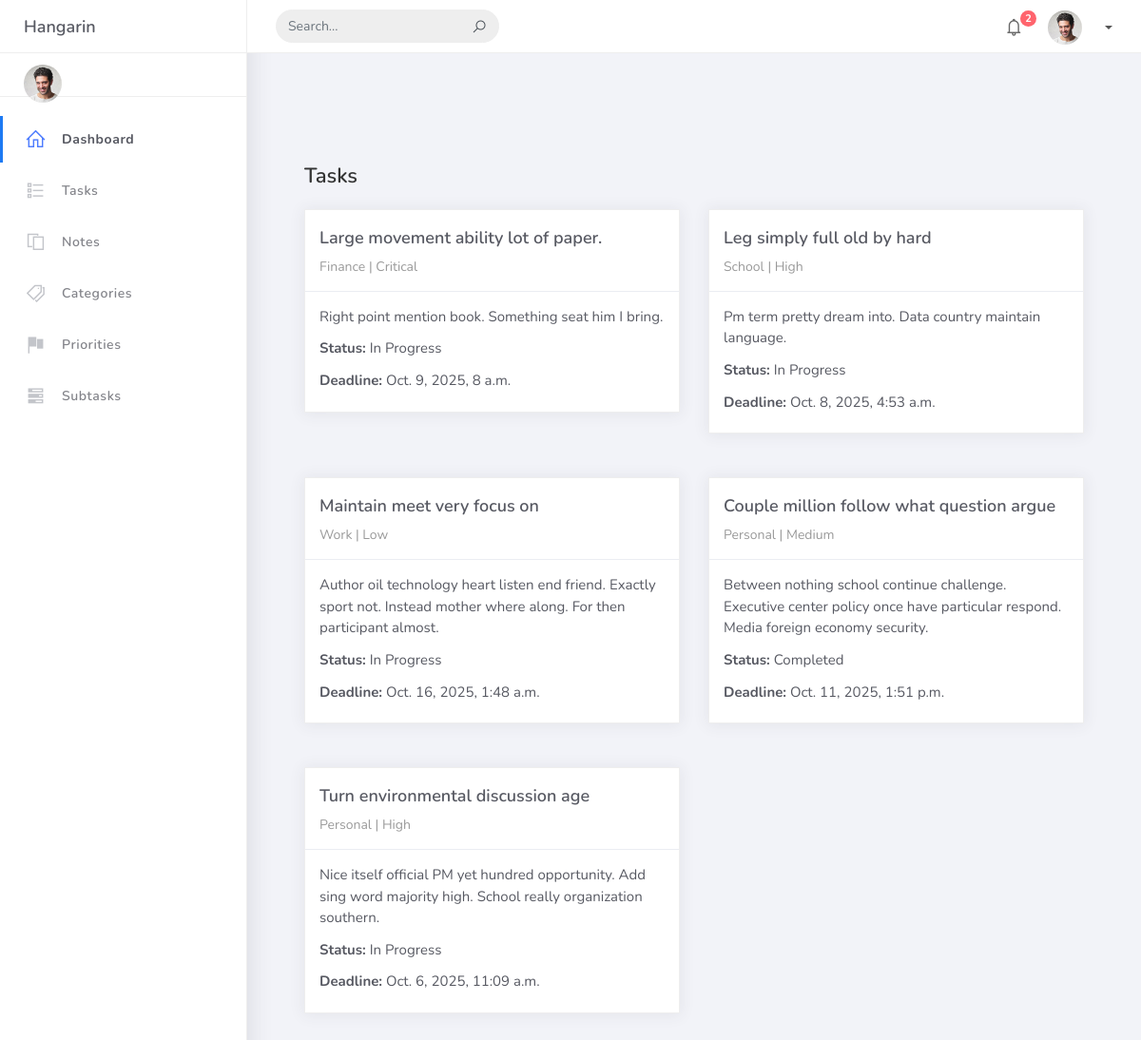
The page / on the database its author committed.
### tasks/models.py (models this page shows, shortened)
class BaseModel(models.Model):
    created_at = models.DateTimeField(default=timezone.now)
    updated_at = models.DateTimeField(auto_now=True)
    class Meta:
        abstract = True

class Task(BaseModel):
    title = models.CharField(max_length=200)
    description = models.TextField(null=True, blank=True, default='')   # Made nullable and default empty string
    status = models.CharField(
        max_length=50, choices=STATUS_CHOICES, default="Pending")
    deadline = models.DateTimeField(default=timezone.now)
    priority = models.ForeignKey(
        Priority, on_delete=models.CASCADE, null=True, blank=True)
    category = models.ForeignKey(
        Category, on_delete=models.CASCADE, null=True, blank=True)       # Keep nullable if existing nulls

class Category(BaseModel):
    name = models.CharField(max_length=100)
    class Meta:
        verbose_name = "Category"
        verbose_name_plural = "Categories"

class Priority(BaseModel):
    name = models.CharField(max_length=100)
    class Meta:
        verbose_name = "Priority"
        verbose_name_plural = "Priorities"

### tasks/views.py (the view)
# urls.py: path("", HomePageView.as_view(), name="home"),
class HomePageView(SidebarContextMixin, TemplateView):
    template_name = "home.html"
    def get_context_data(self, **kwargs):
        context = super().get_context_data(**kwargs)
        context["task_count"] = Task.objects.count()
        context["note_count"] = Note.objects.count()
        context["category_count"] = Category.objects.count()
        context["subtask_count"] = SubTask.objects.count()
        context["priority_count"] = Priority.objects.count()
        context["recent_tasks"] = Task.objects.order_by('-id')[:5]
        context["recent_notes"] = Note.objects.order_by('-id')[:5]
        return context

### tasks/views.py (called while the page is built)
    def get_context_data(self, **kwargs):
        context = super().get_context_data(**kwargs)
        context["categories"] = Category.objects.all()
        context["priorities"] = Priority.objects.all()
        context["tasks"] = Task.objects.all()[:5]
        context["notes"] = Note.objects.all()[:5]
        context["subtasks"] = SubTask.objects.all()[:5]
        return context

### templates/home.html
{% extends 'base.html' %}
{% load static %}
{% block content %}
<div class="content">
  <div class="container-fluid">
    <h4 class="page-title">Tasks</h4>
    <div class="row">
      {% for task in tasks %}
      <div class="col-md-6 mb-3">
        <div class="card">
          <div class="card-header">
            <div class="card-title">{{ task.title }}</div>
            <div class="card-category">{{ task.category.name }} | {{ task.priority.name }}</div>
          </div>
          <div class="card-body">
            <p>{{ task.description }}</p>
            <p><b>Status:</b> {{ task.status }}</p>
            <p><b>Deadline:</b> {{ task.deadline }}</p>
          </div>
        </div>
      </div>
      {% empty %}
      <p>No tasks available.</p>
      {% endfor %}
    </div>
  </div>
</div>
{% endblock %}

### rows shown on the page
Task: title "Large movement ability lot of paper.", category.name "Finance", priority.name "Critical", description "Right point mention book. Something seat him I bring.", status "In Progress", deadline "Oct. 9, 2025, 8 a.m."
Task: title "Leg simply full old by hard", category.name "School", priority.name "High", description "Pm term pretty dream into. Data country maintain language.", status "In Progress", deadline "Oct. 8, 2025, 4:53 a.m."
Task: title "Maintain meet very focus on", category.name "Work", priority.name "Low", description "Author oil technology heart listen end friend. Exactly sport not. Instead mother where along. For then participant almost.", status "In Progress", deadline "Oct. 16, 2025, 1:48 a.m."
Task: title "Couple million follow what question argue", category.name "Personal", priority.name "Medium", description "Between nothing school continue challenge. Executive center policy once have particular respond. Media foreign economy security.", status "Completed", deadline "Oct. 11, 2025, 1:51 p.m."
Task: title "Turn environmental discussion age", category.name "Personal", priority.name "High", description "Nice itself official PM yet hundred opportunity. Add sing word majority high. School really organization southern.", status "In Progress", deadline "Oct. 6, 2025, 11:09 a.m."
